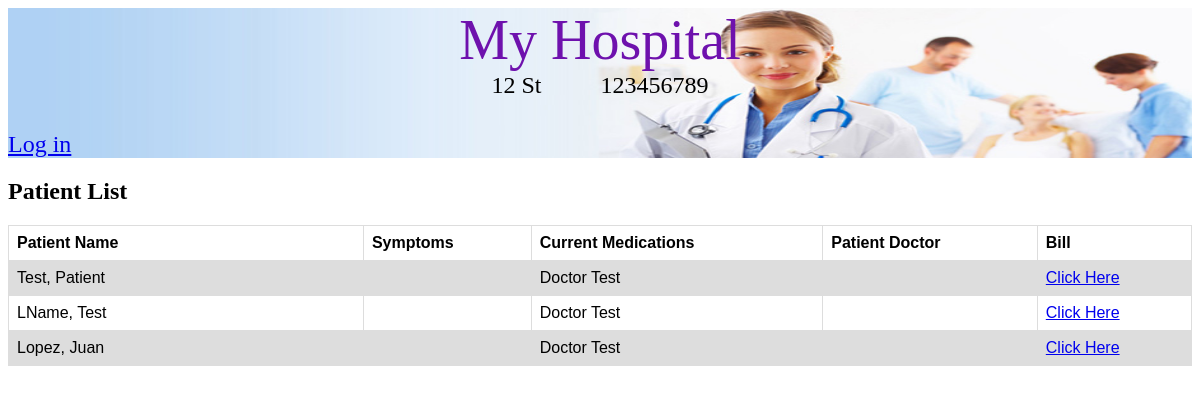
The app's page /patients/ with its own data.
### hospital/models.py (models this page shows, shortened)
class Hospital(models.Model):
    name = models.CharField(max_length=50)
    address = models.CharField(max_length=100)
    phone_number = models.CharField(max_length=10)
    patient_rooms = models.ManyToManyField(PatientRoom, symmetrical=False)
    surgery_rooms = models.ManyToManyField(SurgeryRoom, symmetrical=False)
    patients = models.ManyToManyField(Patient, symmetrical=False)
    doctors = models.ManyToManyField(Doctors, symmetrical=False)
    nurses = models.ManyToManyField(Nurses, symmetrical=False)

### Person/models.py (models this page shows)
class Persons(models.Model):
    firstName = models.CharField(max_length=200)
    lastName = models.CharField(max_length=200)
    address = models.CharField(max_length=200)
    phoneNumber = models.CharField(max_length=200)
    social = models.CharField(max_length=200)
    def __str__(self):
        return self.firstName+ " "+ self.lastName
    class Meta:
        abstract = True

class Patient(Persons):
    symptoms = models.CharField(max_length=200, default='', blank=True)
    allergies = models.CharField(max_length=200, default='', blank=True)
    currentMeds = models.CharField(max_length=200, default='', blank=True)
    docName = models.ForeignKey(Doctors, on_delete=models.CASCADE, default='1')

class Employee(Persons):
    shift = models.CharField(max_length=200, default='', blank=True)
    jobDesc = models.CharField(max_length=200, default='', blank=True)
    salary = models.DecimalField(max_digits=7, decimal_places=0, default=Decimal('0.00'))
    class Meta:
        abstract=True

class Doctors(Employee):
    specialty = models.CharField(max_length=200, default='', blank=True)

### Person/views.py (the view)
# urls.py: url(r'^patients/$',views.listPatients, name='patient_list'),
def listPatients(request):
	hospital=get_object_or_404(Hospital, id=1)
	patientList=hospital.patients.all()
	print(patientList)
	return render(request, 'listpatients.html', {'patientList':patientList, 'hospital':hospital})

### Person/templates/listpatients.html
{% extends "base.html" %}
{% block header %}
<div class="container_header">
    {% if hospital is not None %}
        <div class="container_hospital_info">
            <div class="hospital_title"><a class="hospital_title_text" href="{% url 'hospital:home' %}">{{ hospital.name }}</a></div>
            <div class="hospital_info">
                <div>{{ hospital.address }}</div>
                <div class="padding"></div>
                <div>{{ hospital.phone_number }}</div>
            </div>
        </div>
    {% else %}
        <a href="/" class="logo">My Hospital</a>
    {% endif %}
    <div class="container_user_info">
        {% if user.is_authenticated %}
            <div class="user_name_info">Hello, {{user.username}}</div>
            <div><a class="log_out" href="{% url 'accounts:logout' %}">Log out</a></div>
        {% else %}
            <a href="{% url 'accounts:login' %}">Log in</a>
        {% endif %}
    </div>
</div>
{% endblock %}
{% block content %}
    <div class="container_patient">
        <h2 class="Patient List">Patient List</h2>
        <table>
            <tr>
                <th class="patient_name_table_header">Patient Name</th>
                <th class="patient_symptoms_table_header">Symptoms</th>
                <th class="patient_currentMeds_table_header">Current Medications</th>
                <th class="patient_docName_table_header">Patient Doctor</th>
                <th class="patient_bill_details_table_header">Bill</th>
            </tr>
            {%for pr in patientList%}
                <tr class="table_row_patient">
                    <td>{{pr.lastName}}, {{pr.firstName}}</td>
                    <td>{{pr.symptoms}}</td>
                    <td>{{pr.docName}}</td>
                    <td>{{pr.currentMeds}}</td>
                    <td><a href="{% url 'Payment:Bill_Details_for_Patient' pr.id %}">Click Here</a></td>
                </tr>
            {%endfor%}
        </table>
    </div>
{% endblock %}

### hospital/static/css/hospital.css (style rules this page uses)
table { font-family: arial, sans-serif; border-collapse: collapse; width: 100%; }
td, th { border: 1px solid #dddddd; text-align: left; padding: 8px; }
tr:nth-child(even) { background-color: #dddddd; }
.table_row_not_available, .table_row_available, .padding { width: 5%; }
.patient_name_table_header { width: 30%; }
.container_user_info, .hospital_info { display: flex; flex-direction: row; justify-content: space-between; }
.container_hospital_info { display: flex; flex-direction: column; align-items: center; }
.hospital_info { width: 100%; justify-content: center; }
.container_header { background-image: url("hospital.jpg"); background-size: 100% 100%; height: 150px; display: flex; flex-direction: column; justify-content: space-between; }
.hospital_title_text { font-family: "Times New Roman", Times, serif; font-size: 3.5em; text-decoration: none; color: #6e11ad; }
.hospital_info, .container_user_info { font-family: "Times New Roman", Times, serif; font-size: 1.5em; text-decoration: none; color: black; }

### records on screen
Hospital: name "My Hospital", address "12 St", phone_number "123456789"
Patient: lastName "Test", firstName "Patient", docName "Doctor Test"
Patient: lastName "LName", firstName "Test", docName "Doctor Test"
Patient: lastName "Lopez", firstName "Juan", docName "Doctor Test"
